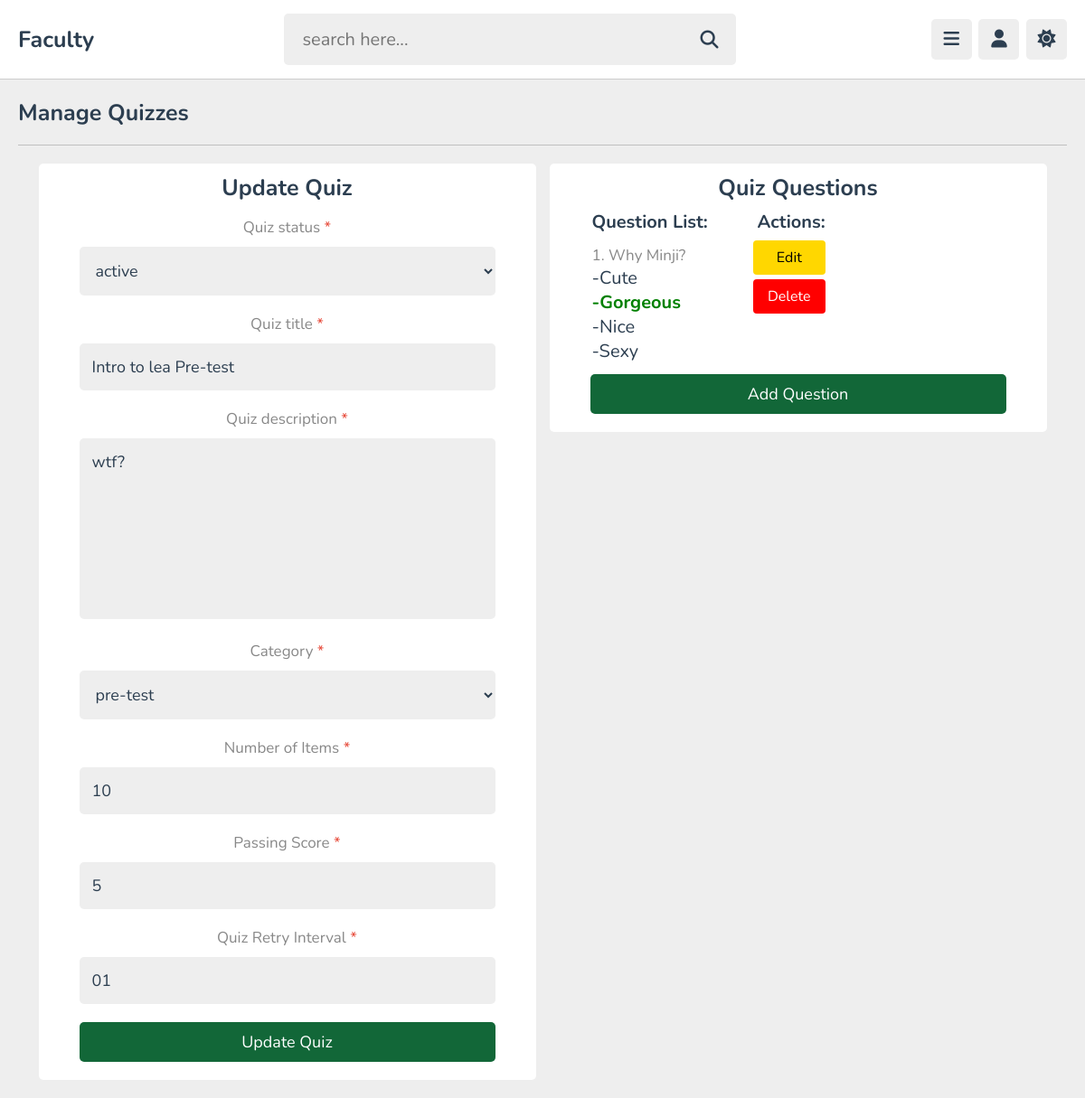
Page /teacher/manage_quiz.php?quiz_id=5 (signed in) on the committed database.
### tables this page shows
CREATE TABLE `tbl_quiz` (
  `quiz_id` int(11) NOT NULL,
  `lesson_id` int(11) NOT NULL,
  `status` varchar(50) NOT NULL,
  `quiz_title` text NOT NULL,
  `quiz_description` text NOT NULL,
  `quiz_type` varchar(100) NOT NULL,
  `numberOfItems` int(11) NOT NULL,
  `passingScore` int(11) NOT NULL,
  `retryAfter` int(11) NOT NULL,
  `quiz_created` datetime NOT NULL,
  `last_updated` datetime NOT NULL
);

CREATE TABLE `tbl_quizquestions` (
  `question_id` int(11) NOT NULL,
  `quiz_id` int(11) NOT NULL,
  `quiz_question` varchar(2000) NOT NULL,
  `option_1` varchar(500) NOT NULL,
  `option_2` varchar(500) NOT NULL,
  `option_3` varchar(500) NOT NULL,
  `option_4` varchar(500) NOT NULL,
  `correct_answer` varchar(500) NOT NULL
);

### teacher/manage_quiz.php (the view, shortened to what this page needs)
<?php
include '../includes/connection.php';
$quizDetails = null;
if (isset($_GET['quiz_id'])) {
    $quiz_id = $_GET['quiz_id'];
    if (is_numeric($quiz_id)) {
        $stmt = $conn->prepare("SELECT * FROM tbl_quiz WHERE quiz_id = :quiz_id");
        $stmt->bindParam(':quiz_id', $quiz_id, PDO::PARAM_INT);
        $stmt->execute();
        if ($stmt->rowCount() > 0) {
            $quizDetails = $stmt->fetch(PDO::FETCH_ASSOC);
        }
    }
}
?>
<!DOCTYPE html>
<html lang="en">
<head>
    <link rel="stylesheet" href="https://cdnjs.cloudflare.com/ajax/libs/font-awesome/6.2.0/css/all.min.css">
    <link rel="stylesheet" href="styles/main_style.css">
</head>
<body>
    <?php include '../includes/teacher_header.php'; ?>
    <section class="playlists playlist-form">
        <h1 class="heading">Manage Quizzes</h1>
        <div class="box-container" style="grid-template-columns: repeat(auto-fit, 55rem);">
            <?php if ($quizDetails): ?>
                <div class="box" id="boxbox" style="text-align: center;">
                    <form action="" method="post">
                        <h3 class="title" style="margin-bottom: .5rem; font-size: 25px;">Update Quiz</h3>
                        <p>Quiz status <span>*</span></p>
                        <select name="status" class="box" required>
                            <option value="active" <?php echo ($quizDetails['status'] == 'active') ? 'selected' : ''; ?>>
                                active</option>
                        </select>
                        <p>Quiz title <span>*</span></p>
                        <input type="text" name="title" maxlength="100" required placeholder="enter Quiz title" class="box"
                            value="<?php echo $quizDetails['quiz_title']; ?>">
                        <p>Quiz description <span>*</span></p>
                        <textarea name="description" class="box" required placeholder="write description" maxlength="1000"
                            cols="30" rows="10"><?php echo $quizDetails['quiz_description']; ?></textarea>
                        <p>Category <span>*</span></p>
                        <select name="quiz_type" class="box" required>
                            <?php
                            $availableCategories = array("pre-test", "post-test");
                            foreach ($availableCategories as $categoryOption) {
                                $selected = ($quizDetails['quiz_type'] == $categoryOption) ? 'selected' : '';
                                echo "<option value='{$categoryOption}' $selected>{$categoryOption}</option>";
                            }
                            ?>
                        </select>
                        <p>Number of Items <span>*</span></p>
                        <input type="text" name="numberOfItems" id="numberOfItems" required class="box"
                            value="<?php echo $quizDetails['numberOfItems']; ?>">
                        <p>Passing Score <span>*</span></p>
                        <input type="text" name="passingScore" id="passingScore" required class="box"
                            value="<?php echo $quizDetails['passingScore']; ?>">
                        <p>Quiz Retry Interval <span>*</span></p>
                        <input type="text" name="retryAfterDisplay" id="retryAfterDisplay" required
                            placeholder="enter Retry After (in hour format)" class="box"
                            value="<?php echo gmdate('H', $quizDetails['retryAfter']); ?>">
                        <input type="submit" value="Update Quiz" name="submit_update" class="btn">
                    </form>
                </div>
                <div class="box" id="boxbox" style="text-align: center;">
                    <form action="post">
                        <h3 class="title" style="margin-bottom: .5rem; font-size: 25px;">Quiz Questions</h3>
                        <div class="table-container">
                            <table>
                                <thead>
                                    <tr style="font-size: 20px; align-items:center;" class="title">
                                        <th>Question List:</th>
                                        <th class="action-header">Actions:</th>
                                    </tr>
                                </thead>
                                <tbody>
                                    <?php
                                    $selQuest = $conn->prepare("SELECT * FROM tbl_quizquestions WHERE quiz_id = ? ORDER BY question_id ASC");
                                    $selQuest->execute([$quiz_id]);
                                    $counter = 1;
                                    while ($row = $selQuest->fetch(PDO::FETCH_ASSOC)) {
                                        ?>
                                        <tr>
                                            <td class="title">
                                                <div class="question-container">
                                                    <p class="question" style="font-size: 30px;">
                                                        <?= $counter++; ?>.
                                                        <?php
                                                        $quizQuestion = $row['quiz_question'];
                                                        $brokenText = wordwrap($quizQuestion, 30, "<br />\n", true);
                                                        echo $brokenText;
                                                        ?>
                                                    </p>
                                                </div>
                                                <ul class="options-list">
                                                    <?php
                                                    for ($optionNumber = 1; $optionNumber <= 4; $optionNumber++) {
                                                        $optionValue = $row['option_' . $optionNumber];
                                                        $isCorrect = ($optionValue == $row['correct_answer']);
                                                        $style = ($isCorrect) ? 'color: green; font-weight: bold;' : '';
                                                        echo '<li class="option" style="' . $style . '">-' . $row['option_' . $optionNumber] . '</li>';
                                                    }
                                                    ?>
                                                </ul>
                                            </td>
                                            <td class="actions">
                                                <button class="edit">Edit</button>
                                                <button class="delete">Delete</button>
                                            </td>
                                        </tr>
                                        <?php
                                    }
                                    ?>
                                </tbody>
                            </table>
                        </div>
                        <input type="button" value="Add Question" class="btn" onclick="openModal()">
                    </form>
                </div>
            <?php endif; ?>
        </div>
    </section>
</body>
</html>

### teacher/styles/main_style.css (style rules this page uses)
:root { --main-color: #126738; --red: #e74c3c; --hover_button: #df2612; --oragen: #f39c12; --white: #fff; --black: #2c3e50; --light-color: #888; --light-bg: #eee; --border: .1rem solid rgba(0, 0, 0, .2); }
* { font-family: 'Nunito', sans-serif; margin: 0; padding: 0; box-sizing: border-box; outline: none; border: none; text-decoration: none; }
html { font-size: 62.5%; overflow-x: hidden; }
body { background-color: var(--light-bg); padding-left: 30rem; }
section { padding: 2rem; max-width: 1200px; margin: 0 auto; }
.btn, .option-btn, .delete-btn, .inline-btn, .inline-option-btn, .inline-delete-btn { border-radius: .5rem; padding: 1rem 3rem; font-size: 1.8rem; color: #fff; margin-top: 1rem; text-transform: capitalize; cursor: pointer; text-align: center; }
.btn, .option-btn, .delete-btn { display: block; width: 100%; }
.btn, .inline-btn { background-color: var(--main-color); }
.heading { padding-bottom: 1.8rem; border-bottom: var(--border); font-size: 2.5rem; color: var(--black); text-transform: capitalize; margin-bottom: 2rem; }
.playlist-form form { background-color: var(--white) !important; border-radius: .5rem !important; padding: 2rem !important; padding-top: 1rem !important; max-width: 50rem !important; margin: 0 auto !important; }
.playlist-form form p { font-size: 1.7rem !important; color: var(--light-color) !important; padding-top: 1rem !important; }
.playlist-form form p span { color: var(--red) !important; }
.playlist-form form .box { margin: 1rem 0 !important; border-radius: .5rem !important; padding: 1.4rem !important; font-size: 1.8rem !important; color: var(--black) !important; background: var(--light-bg) !important; width: 100% !important; }
.playlist-form form textarea { height: 20rem !important; resize: none !important; }
.playlists .box-container { display: grid; grid-template-columns: repeat(auto-fit, 35rem); align-items: flex-start; justify-content: center; gap: 1.5rem; }
.playlists .box-container .box { background-color: var(--white); border-radius: .5rem; padding: 2rem; overflow-x: hidden; }
.playlists .box-container .box#boxbox { background-color: var(--white); border-radius: .5rem; padding: 0rem; overflow-x: hidden; }
.playlists .box-container .box .title { font-size: 2rem; color: var(--black); margin-bottom: 1rem; text-overflow: ellipsis; white-space: nowrap; overflow-x: hidden; }
@media (max-width:1200px) { body { padding-left: 0; } }

### teacher/manage_quiz.php (style rules this page uses)
.table-container { width: 100%; max-height: 500px; overflow-x: auto; overflow-y: auto; }
.title { font-size: 20px; justify-content: center; }
.question-container { display: flex; align-items: flex-start; }
.question { font-size: 30px; margin-left: 0; word-wrap: break-word; }
.options-list { list-style: none; padding-left: 0; display: flex; flex-direction: column; justify-content: space-around; align-items: flex-start; }
.actions { text-align: right; display: flex; flex-direction: column; align-items: flex-end; height: 100%; }
.action-header { text-align: right; width: 50%; }
.actions button { margin-top: 5px; padding: 8px 12px; width: 80px; border: none; border-radius: 4px; cursor: pointer; font-size: 16px; transition: background-color 0.3s; }
.actions button.edit { background-color: #FFD700; color: #000; }
.actions button.delete { background-color: #FF0000; color: #fff; }

### rows in the picture
tbl_quiz: status "active", title "Intro to lea Pre-test", description "wtf?", numberOfItems "10", passingScore "5", retryAfterDisplay "01"
tbl_quizquestions: quiz_question "Why Minji?", option_1 "Cute", option_2 "Gorgeous", option_3 "Nice", option_4 "Sexy"

### other values in the picture
form field quiz_type "pre-test"
